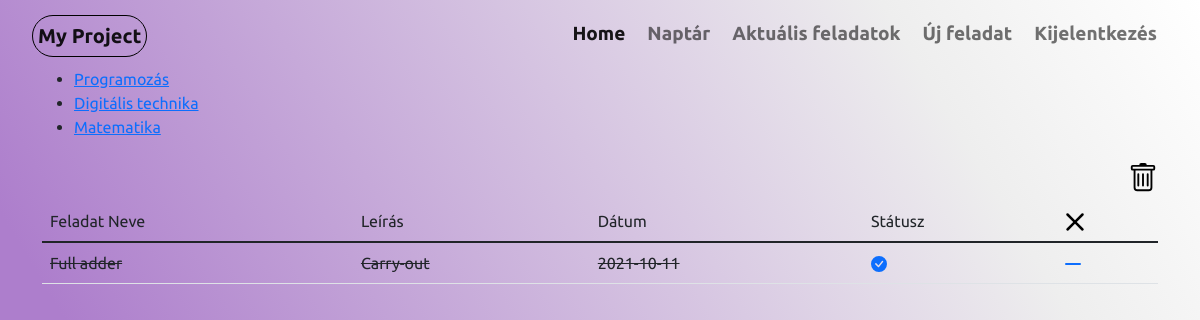
Page /currenttasks (signed in) on the committed database.
### website/models.py (models this page shows, shortened)
class Projects(db.Model):
    project_id = db.Column(db.Integer, primary_key=True)
    project_name = db.Column(db.String(20))
    active = db.Column(db.Boolean)
    user_id = db.Column(db.Integer, db.ForeignKey('user.id'))
    tasks = db.relationship('Tasks')
    def __repr__(self):
        return '<Project {}>'.format(self.project_name)

class Tasks(db.Model):
    task_id = db.Column(db.Integer,primary_key=True)
    project_id = db.Column(db.Integer, db.ForeignKey('projects.project_id'))
    task_name = db.Column(db.String(60))
    status = db.Column(db.Boolean, default=False)
    task_time = db.Column(db.String(60))
    description = db.Column(db.String(250))
    user_id = db.Column(db.Integer, db.ForeignKey('user.id'))

### website/views.py (the view)
@views.route('/currenttasks')
@login_required
def currenttasks():
    write_date_text()
    active = None
    projects = Projects.query.all()
    tasks = Tasks.query.all()
    if len(projects) == 1:
        projects[0].active = True
        active = projects[0].project_id
        db.session.commit()
    if projects:
        for project in projects:
            print(project)
            print(project.project_id)
            print(project.active)
            if project.active:
                active = project.project_id
            print(bool(active))
        if not active:
            projects[0].active = True
            active = projects[0].project_id
    else:
        projects = None
    if projects:
        return render_template('currenttasks.html', tasks=tasks, projects=projects, active=active, user=current_user)
    else:
        return render_template('currenttasks.html', tasks=tasks, active=active, user=current_user)

### website/__init__.py (called while the page is built)
def create_app():
    app = Flask(__name__)
    app.secret_key = secrets.token_urlsafe(16)
    app.config['SQLALCHEMY_DATABASE_URI'] = f'sqlite:///{DB_NAME}'
    db.init_app(app)
    from .views import views
    from .auth import auth
    app.register_blueprint(views)
    app.register_blueprint(auth)
    from .models import User
    login_manager = LoginManager()
    login_manager.login_view = 'auth.login'
    login_manager.init_app(app)
    @login_manager.user_loader
    def load_user(id):
        return User.query.get(int(id))
    create_database(app)
    return app

### website/views.py (called while the page is built)
def write_date_text():
    with open('date.txt', mode='w') as f:
        year = datetime.date.today().year
        month = datetime.date.today().month
        f.write(str(year) + "/" + str(month))
        f.close()

### website/templates/currenttasks.html (shortened to what this page needs)
{% extends "base.html"%}{% block title %}Aktuális feladatok{% endblock %}
{%block content%}
{%if tasks%}
    {%if projects%}
        <div>
            <ul >
                {%for tab in user.projects%}
                    {%if tab.project_id == active%}
                        <li>
                    {%else%}
                        <li>
                    {%endif%}
                    <a href="/project/{{ tab.project_name }}">{{tab.project_name}}</a>
                    </li>
                {%endfor%}
            </ul>
        </div>
    {%endif%}
{%endif%}
        <nav class="navbar justify-content-end">
            <div class="nav-item">
            <a href="/clear/{{ active }}">
            </a>
        </div>
         </nav>
<table class="table  table-hover">
    <thread>
        <td>Feladat Neve</td>
        <td>Leírás</td>
        <td>Dátum</td>
        <td>Státusz</td>
            <td>
                <a href="/remove/{{ active }}">
                </a>
            </td>
    </thread>
    <tbody>
        {%for task in user.tasks%}
            {%if task.project_id == active%}
                {%if task.status == True%}
                    <tr>
                        <td> {{task.task_name}}</td>
                        <td> {{task.description}}</td>
                        <td> {{task.task_time}}</td>
                {%else%}
                    <tr>
                        <td><del>{{task.task_name}}</del></td>
                        <td><del> {{task.description}} </del> </td>
                        <td><del> {{task.task_time}} </del></td>
                {%endif%}
                    <td>
                        <a href="/close/{{ task.task_id }}">
                        </a>
                    </td>
                    <td>
                        <a href="/delete/{{ task.task_id }}">
                            <svg xmlns="http://www.w3.org/2000/svg" width="16" height="16" fill="currentColor" class="bi bi-dash-lg" viewBox="0 0 16 16">
                                <path d="M0 8a1 1 0 0 1 1-1h14a1 1 0 1 1 0 2H1a1 1 0 0 1-1-1z"/>
                            </svg>
                        </a>
                    </td>
                    </tr>
            {%endif%}
        {%endfor%}
    </tbody>
</table>
{%endblock%}

### website/static/style.css (style rules this page uses)
* { margin: 0; padding: 0; font-family: 'Ubuntu', sans-serif; }
body { background: linear-gradient(59deg, rgba(173,126,204,1) 21%, rgba(238,238,238,1) 81%, rgba(255,255,255,1) 100%); background-attachment: fixed; }

### rows in the picture
Projects: project_name "Programozás"
Projects: project_name "Digitális technika"
Projects: project_name "Matematika"
Tasks: task_name "Full adder", description "Carry-out", task_time "2021-10-11", status False (drawn)
